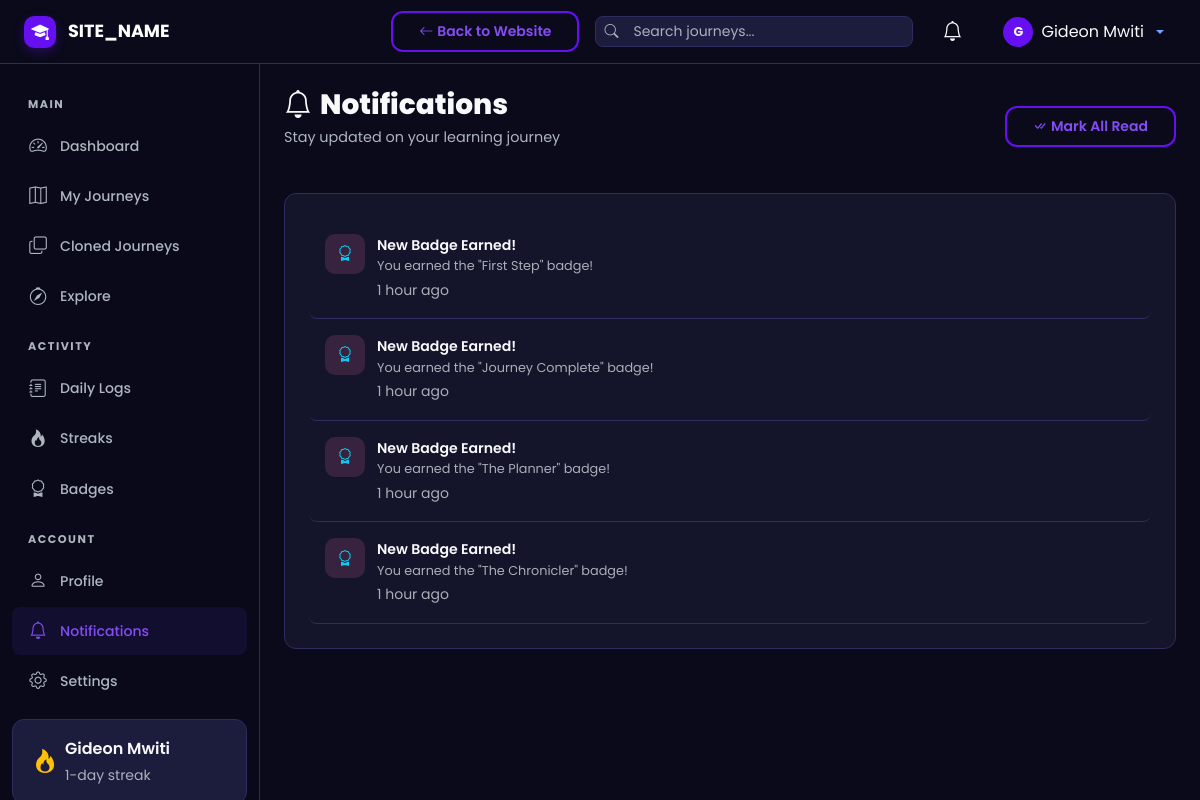
The app's page /user/notifications.php (signed in) with its own data.
### tables this page shows
CREATE TABLE `notifications` (
  `id` int UNSIGNED NOT NULL,
  `user_id` int UNSIGNED NOT NULL,
  `type` enum('sync_update','comment','aha_vote','badge','clone','system') NOT NULL,
  `title` varchar(255) NOT NULL,
  `message` text NOT NULL,
  `link` varchar(500) DEFAULT NULL,
  `is_read` tinyint(1) NOT NULL DEFAULT '0',
  `created_at` datetime NOT NULL DEFAULT CURRENT_TIMESTAMP
);

### includes/helpers.php (called while the page is built, shortened)
<?php
function sanitize(?string $input): string {
    return htmlspecialchars(trim($input), ENT_QUOTES, 'UTF-8');
}
function timeAgo(string $datetime): string {
    $now  = new DateTime();
    $past = new DateTime($datetime);
    $diff = $now->diff($past);
    if ($diff->h > 0) return $diff->h . ' hour' . ($diff->h > 1 ? 's' : '') . ' ago';
    return 'just now';
}

### user/notifications.php (the view, shortened to what this page needs)
<?php
require_once __DIR__ . '/../includes/helpers.php';
$userId = getCurrentUserId();
require_once __DIR__ . '/../includes/dashboard_header.php';
$stmt = $db->prepare("SELECT * FROM notifications WHERE user_id = ? ORDER BY created_at DESC LIMIT 50");
$stmt->execute([$userId]);
$notifications = $stmt->fetchAll();
$typeIcons = [
    'sync_update' => ['bi-arrow-repeat', 'rgba(253,203,110,0.15)', 'var(--st-warning)'],
    'comment'     => ['bi-chat-dots', 'rgba(116,185,255,0.15)', 'var(--st-info)'],
    'aha_vote'    => ['bi-lightbulb', 'rgba(253,203,110,0.15)', 'var(--st-warning)'],
    'badge'       => ['bi-award', 'rgba(253,121,168,0.15)', 'var(--st-accent)'],
    'clone'       => ['bi-copy', 'rgba(0,184,148,0.15)', 'var(--st-success)'],
    'system'      => ['bi-info-circle', 'rgba(108,92,231,0.15)', 'var(--st-primary-light)'],
];
?>
<div class="st-page-header d-flex align-items-center justify-content-between flex-wrap gap-3">
    <div>
        <h1 class="st-page-title"><i class="bi bi-bell me-2"></i>Notifications</h1>
        <p class="st-page-subtitle">Stay updated on your learning journey</p>
    </div>
    <?php if (!empty($notifications)): ?>
        <a href="?mark_read=1" class="btn btn-st-secondary btn-sm"><i class="bi bi-check-all me-1"></i>Mark All Read</a>
    <?php endif; ?>
</div>
<div class="st-card">
    <?php if (empty($notifications)): ?>
        <div class="st-empty-state py-4">
            <i class="bi bi-bell-slash d-block"></i>
            <h6 class="text-muted">No notifications yet</h6>
        </div>
    <?php else: ?>
        <?php foreach ($notifications as $n):
            $icon = $typeIcons[$n['type']] ?? $typeIcons['system'];
        ?>
        <a href="<?= $n['link'] ? sanitize($n['link']) : '#' ?>" class="st-notif-item text-decoration-none <?= !$n['is_read'] ? 'unread' : '' ?>"
           onclick="<?php if(!$n['is_read']): ?>fetch('<?= SITE_URL ?>/api/notifications.php?action=read&id=<?= $n['id'] ?>');<?php endif; ?>">
            <div class="st-notif-icon" style="background:<?= $icon[1] ?>;color:<?= $icon[2] ?>;">
                <i class="bi <?= $icon[0] ?>"></i>
            </div>
            <div class="flex-grow-1">
                <div class="fw-semibold" style="font-size:0.88rem;color:var(--st-text);"><?= sanitize($n['title']) ?></div>
                <div class="text-muted" style="font-size:0.8rem;"><?= sanitize($n['message']) ?></div>
                <small class="text-muted"><?= timeAgo($n['created_at']) ?></small>
            </div>
        </a>
        <?php endforeach; ?>
    <?php endif; ?>
</div>
<?php require_once __DIR__ . '/../includes/dashboard_footer.php'; ?>

### assets/css/style.css (style rules this page uses)
:root { --st-primary: #6610f2; --st-primary-light: #844df5; --st-primary-dark: #520dc2; --st-secondary: #0dcaf0; --st-accent: #0dcaf0; --st-success: #198754; --st-warning: #ffc107; --st-danger: #dc3545; --st-info: #0dcaf0; --st-dark: #0a0a1a; --st-dark-card: #14142b; --st-dark-surface: #1c1c3d; --st-dark-border: #2d2d5f; --st-text: #f8f9fa; --st-text-muted: #adb5bd; --st-gradient-1: var(--st-primary); --st-gradient-2: var(--st-secondary); --st-gradient-3: #6c5ce7; --st-radius: 12px; --st-radius-sm: 8px; --st-radius-lg: 24px; --st-shadow: 0 10px 30px rgba(0, 0, 0, 0.3); --st-shadow-sm: 0 4px 12px rgba(0, 0, 0, 0.2); --st-transition: all 0.3s cubic-bezier(0.4, 0, 0.2, 1); --st-font: 'Poppins', 'Montserrat', sans-serif; }
* { margin: 0; padding: 0; box-sizing: border-box; }
body { font-family: var(--st-font); background: var(--st-dark); color: var(--st-text); line-height: 1.6; overflow-x: hidden; min-height: 100vh; }
a { color: var(--st-primary-light); text-decoration: none; transition: var(--st-transition); }
.btn-st-secondary { background: transparent; border: 2px solid var(--st-primary); color: var(--st-primary-light); font-weight: 600; padding: 8px 26px; border-radius: var(--st-radius); transition: var(--st-transition); }
.st-card { background: var(--st-dark-card); border: 1px solid var(--st-dark-border); border-radius: var(--st-radius); padding: 24px; transition: var(--st-transition); }
.st-notif-item { display: flex; align-items: flex-start; gap: 12px; padding: 16px; border-radius: var(--st-radius-sm); transition: var(--st-transition); border-bottom: 1px solid var(--st-dark-border); }
.st-notif-icon { width: 40px; height: 40px; border-radius: 10px; display: flex; align-items: center; justify-content: center; flex-shrink: 0; }

### assets/css/dashboard.css (style rules this page uses)
.st-page-header { margin-bottom: 28px; }
.st-page-title { font-size: 1.75rem; font-weight: 800; margin-bottom: 4px; }
.st-page-subtitle { color: var(--st-text-muted); font-size: 0.9rem; }

### records on screen
notifications: title "New Badge Earned!", message "You earned the \"First Step\" badge!", created_at "1 hour ago"
notifications: title "New Badge Earned!", message "You earned the \"Journey Complete\" badge!", created_at "1 hour ago"
notifications: title "New Badge Earned!", message "You earned the \"The Planner\" badge!", created_at "1 hour ago"
notifications: title "New Badge Earned!", message "You earned the \"The Chronicler\" badge!", created_at "1 hour ago"

### other values on screen
SITE_NAME "SITE_NAME"
$currentUser['full_name'] "Gideon Mwiti"
$userStats['current_streak'] "1"
